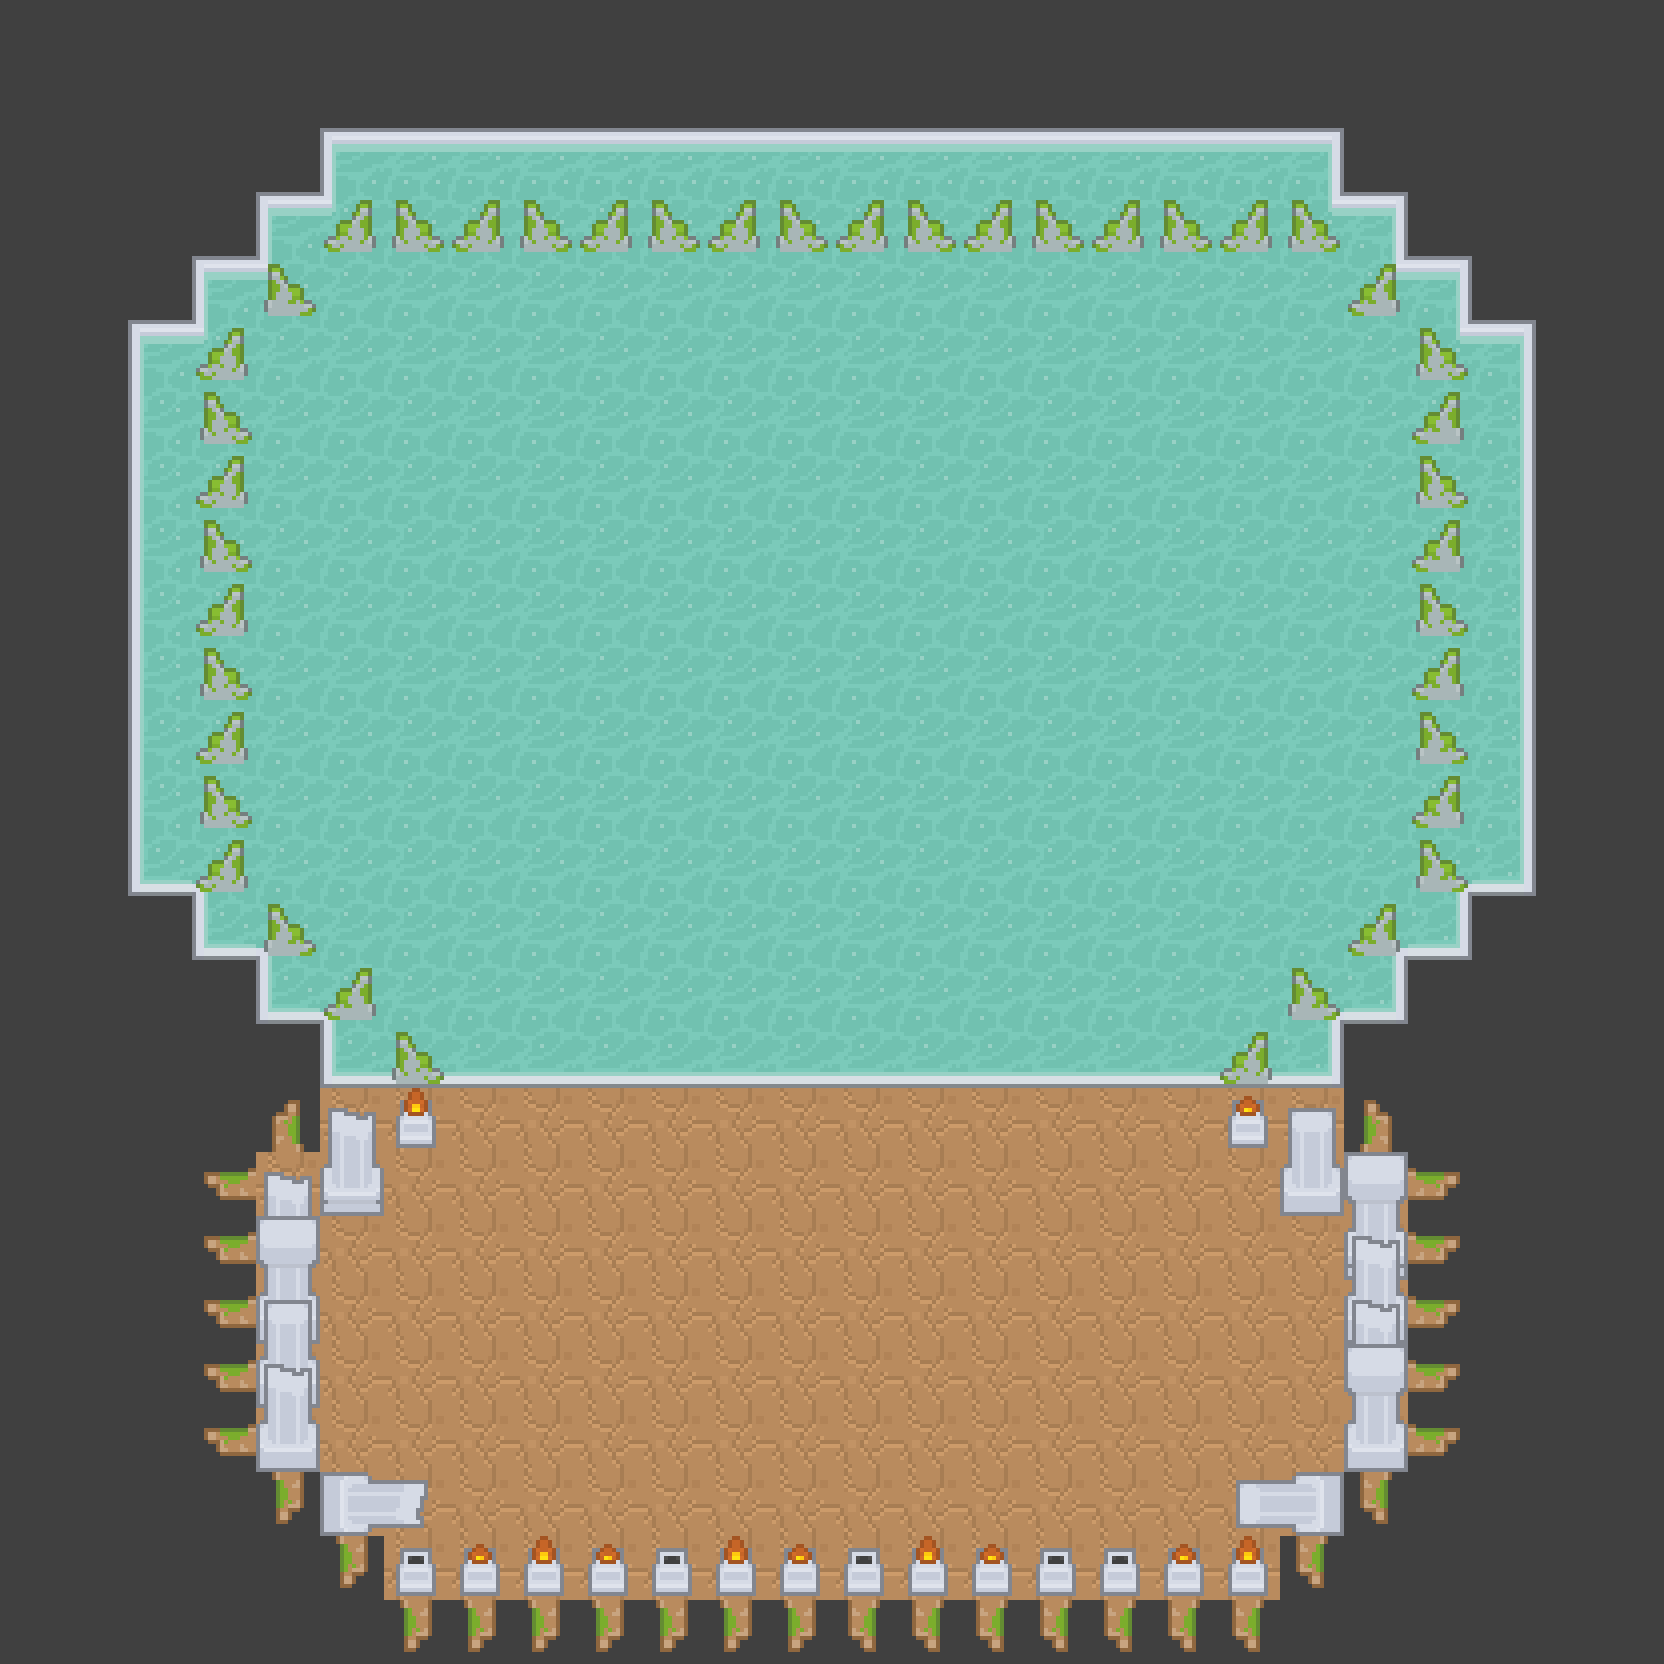

A level layout from a 2D game, rendered from its tile map. Below: a short description, then the map file with tile-grid data replaced by summaries:
An orthogonal 26x26 tile map with 64x64 px tiles, 3 tile layers (Tile Layer 1, Tile Layer 2, Tile Layer 3), 2 tilesets and 48 objects (44x wall, shop, octodaddy, player, oldman).

<map version="1.2" tiledversion="1.2.3" orientation="orthogonal" renderorder="right-down" width="26" height="26" tilewidth="64" tileheight="64" infinite="0" nextlayerid="12" nextobjectid="75">
 <tileset firstgid="1" source="cave.tsx" />
 <tileset firstgid="523" source="z.tsx" />
 <layer id="7" name="Tile Layer 1" width="26" height="26">
  <data>[676 cells, 676 non-empty, 4 distinct tile ids]</data>
 </layer>
 <layer id="8" name="Tile Layer 2" width="26" height="26">
  <data>[676 cells, 369 non-empty, 22 distinct tile ids]</data>
 </layer>
 <layer id="9" name="Tile Layer 3" width="26" height="26">
  <data>[676 cells, 47 non-empty, 4 distinct tile ids]</data>
 </layer>
 <objectgroup id="11" name="Object Layer 2">
  <object id="74" name="shop" x="832" y="512" width="64" height="64" />
 </objectgroup>
 <objectgroup id="5" name="Object Layer 1">
  <object id="1" name="wall" x="192" y="320" width="64" height="576" />
  <object id="3" name="wall" x="1408" y="320" width="64" height="576" />
  <object id="5" name="wall" x="320" y="192" width="1024" height="64" />
  <object id="9" name="octodaddy" x="608" y="384" width="448" height="352" />
  <object id="10" name="player" x="832" y="1472" width="64" height="64" />
  <object id="11" name="oldman" x="768" y="1472" width="64" height="64" />
  <object id="13" name="wall" x="776" y="1476" width="49" height="57" />
  <object id="14" name="wall" x="256" y="256" width="64" height="64" />
  <object id="16" name="wall" x="1344" y="256" width="64" height="64" />
  <object id="17" name="wall" x="256" y="896" width="64" height="64" />
  <object id="18" name="wall" x="320" y="960" width="64" height="64" />
  <object id="19" name="wall" x="1280" y="960" width="64" height="64" />
  <object id="20" name="wall" x="1344" y="896" width="64" height="64" />
  <object id="21" name="wall" x="384" y="1024" width="64" height="64" />
  <object id="22" name="wall" x="1216" y="1024" width="64" height="64" />
  <object id="23" name="wall" x="384" y="1536" width="64" height="64" />
  <object id="24" name="wall" x="512" y="1536" width="64" height="64" />
  <object id="25" name="wall" x="640" y="1536" width="64" height="64" />
  <object id="26" name="wall" x="960" y="1536" width="64" height="64" />
  <object id="27" name="wall" x="1088" y="1536" width="64" height="64" />
  <object id="28" name="wall" x="1216" y="1536" width="64" height="64" />
  <object id="31" name="wall" x="768" y="1536" width="64" height="64" />
  <object id="32" name="wall" x="832" y="1536" width="64" height="64" />
  <object id="33" name="wall" x="1216" y="1088" width="64" height="64" />
  <object id="34" name="wall" x="384" y="1088" width="64" height="64" />
  <object id="35" name="wall" x="320" y="1152" width="64" height="64" />
  <object id="36" name="wall" x="256" y="1216" width="64" height="64" />
  <object id="37" name="wall" x="256" y="1280" width="64" height="64" />
  <object id="38" name="wall" x="256" y="1344" width="64" height="64" />
  <object id="39" name="wall" x="256" y="1408" width="64" height="64" />
  <object id="40" name="wall" x="320" y="1472" width="64" height="64" />
  <object id="56" name="wall" x="448" y="1536" width="64" height="64" />
  <object id="57" name="wall" x="576" y="1536" width="64" height="64" />
  <object id="58" name="wall" x="704" y="1536" width="64" height="64" />
  <object id="59" name="wall" x="896" y="1536" width="64" height="64" />
  <object id="60" name="wall" x="1024" y="1536" width="64" height="64" />
  <object id="61" name="wall" x="1152" y="1536" width="64" height="64" />
  <object id="62" name="wall" x="1280" y="1472" width="64" height="64" />
  <object id="63" name="wall" x="1344" y="1408" width="64" height="64" />
  <object id="64" name="wall" x="1344" y="1344" width="64" height="64" />
  <object id="65" name="wall" x="1344" y="1280" width="64" height="64" />
  <object id="66" name="wall" x="1344" y="1216" width="64" height="64" />
  <object id="67" name="wall" x="1344" y="1152" width="64" height="64" />
  <object id="68" name="wall" x="1280" y="1152" width="64" height="64" />
  <object id="69" name="wall" x="384" y="1472" width="64" height="64" />
  <object id="70" name="wall" x="1216" y="1472" width="64" height="64" />
  <object id="72" name="wall" x="256" y="1152" width="64" height="64" />
 </objectgroup>
</map>
